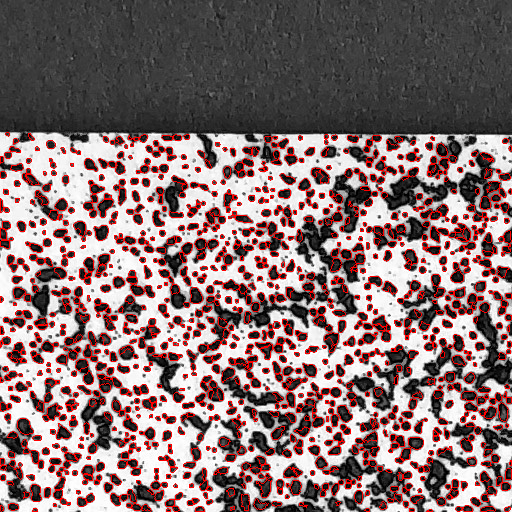
#> input picture src/Segmentation/droplet/cnn/Cellpose/1_V1_A1_square17_outlines.png, 512 x 512 px, given in place of 270.png, which was not available
$ python calculate_groundtruth_real_dataset.py
#> lines starting #> are read from the running program, lines starting #| are printed output that depends on the picture; after the words box and inside, x2 and y2 are one past the last pixel; in counts of white or black regions, pixels touching at a corner belong together; pictures that were not available may be replaced by others from this repository, and a replacement may not be noted
### src/Segmentation/droplet/ccv/Segmentation_CV.py
import cv2
import numpy as np
import copy
import os
import sys
from matplotlib import pyplot as plt
import Segmentation.droplet.ccv.HoughTransform as hough_transform

sys.path.insert(0, 'src')
import Common.config as config
from Common.Droplet import Droplet
from Common.Statistics import Statistics

circle_color = (255, 0, 0)
elipse_color = (0, 255, 255)
overlapped_color = (0, 255, 0)
edge_color = (0, 0, 255)
detected_colors = [circle_color, elipse_color, overlapped_color, edge_color]


class Segmentation_CV:
    def __init__(self, image_color, image_gray, filename, save_image_steps:bool, create_masks:bool, segmentation_method:int, dataset_results_folder):
        self.save_image_steps = save_image_steps
        self.create_masks = create_masks
        self.filename = filename

        self.initialize_variables(image_gray, image_color)

        self.get_contours()

        for i, contour in enumerate(self.contours):
            contour_area = cv2.contourArea(contour)
            self.contour_area += contour_area
            overlapped_ids = []

            x_rect, y_rect, w_rect, h_rect  = cv2.boundingRect(contour)

            # if contour is small, it is assumed to be almost a circle
            if contour_area < 5 or len(contour) < 5:
                (center_x, center_y), radius = cv2.minEnclosingCircle(contour)
                self.save_single_droplet(contour, i, center_x, center_y, contour_area, overlapped_ids, 0)
                continue

            M = cv2.moments(contour)
            center_x = int(M["m10"] / M["m00"])
            center_y = int(M["m01"] / M["m00"])

            # check for the shape by calculating the circularity, fitelipse and the number of convex points
            shape, no_droplets, isOnEdge = self.check_for_contour_shape(contour, contour_area, x_rect, y_rect, w_rect, h_rect)

            if shape < 2:   # single circle or single elipse
                self.save_single_droplet(contour, i, center_x, center_y, contour_area, overlapped_ids, shape)
                continue

            else:  # overlapping droplets and on the edge

                match segmentation_method:
                    case 0: # hough circles with clustering
                        original_contour = copy.copy(contour)

                        # for hough, create a roi mask with only the shape contour we are trying to identify
                        # careful with the changes in coordinates of the roi

                        object_roi_mask_filled, object_roi_mask_edges, object_roi_color, object_roi_gray, x_roi, y_roi, h_roi, w_roi = self.crop_roi(contour, x_rect, y_rect, w_rect, h_rect)

                        circles, img1, img2, img3 = hough_transform.apply_hough_circles_with_kmeans(object_roi_mask_filled, object_roi_mask_edges, no_droplets, contour, contour_area, object_roi_color, isOnEdge, w_roi, h_roi)

                        if self.save_image_steps:
                            roi_img = cv2.cvtColor(object_roi_color, cv2.COLOR_BGR2RGB)
                            cv2.imwrite(os.path.join(config.RESULTS_LATEX_PIP_ROI_DIR, filename + "_" + str(i) + "roi.png"), roi_img)

                            img1 = cv2.cvtColor(img1, cv2.COLOR_BGR2RGB)
                            img2 = cv2.cvtColor(img2, cv2.COLOR_BGR2RGB)
                            img3 = cv2.cvtColor(img3, cv2.COLOR_BGR2RGB)

                            cv2.imwrite(os.path.join(config.RESULTS_LATEX_PIP_ROI_DIR, filename + "_" + str(i) + "roi_hough1.png"), img1)
                            cv2.imwrite(os.path.join(config.RESULTS_LATEX_PIP_ROI_DIR, filename + "_" + str(i) + "roi_hough2.png"), img2)
                            cv2.imwrite(os.path.join(config.RESULTS_LATEX_PIP_ROI_DIR, filename + "_" + str(i) + "roi_hough3.png"), img3)


                        if circles is not None and len(circles) > 1:
                            self.save_overlapped_droplets(i, original_contour, circles, x_roi, y_roi, isOnEdge)
                        else:
                            # if no circles are found, it is assumed the contour is an elipse
                            self.save_single_droplet(original_contour, i, center_x, center_y, contour_area, overlapped_ids, 1)

                    case 1:

                        roi_mask_list, roi_mask_filled_list, roi_img, roi_img_color, x_roi, y_roi, h_roi, w_roi, final_contours = self.crop_roi(contour, x_rect, y_rect, w_rect, h_rect)

                        for contour, roi_mask, roi_mask_filled in zip(final_contours, roi_mask_list, roi_mask_filled_list):

                            circles = hough_transform.apply_hough_circles_with_skeletonization(roi_mask_filled, contour_area, w_roi, h_roi, roi_img)

                            if circles is not None and len(circles) > 1:
                                self.save_overlapped_droplets(i, contour, circles, x_roi, y_roi, isOnEdge)
                            else:
                                # if no circles are found, it is assumed the contour is an elipse
                                self.save_single_droplet(contour, i, center_x, center_y, contour_area, overlapped_ids, 1)


        # # create the masks and calculate values for statistics
        if self.create_masks:
            cv2.imwrite(os.path.join(dataset_results_folder, config.RESULTS_GENERAL_MASK_OV_FOLDER_NAME, filename + '.png'), self.mask_overlapped)
            cv2.imwrite(os.path.join(dataset_results_folder, config.RESULTS_GENERAL_MASK_SIN_FOLDER_NAME, filename + '.png'), self.mask_single)


        self.detected_image = cv2.cvtColor(self.detected_image, cv2.COLOR_BGR2RGB)
        cv2.imwrite(os.path.join(dataset_results_folder, config.RESULTS_GENERAL_DROPLETCLASSIFICATION_FOLDER_NAME, filename + ".png"), self.detected_image)

        if self.save_image_steps:
            #self.detected_image = cv2.cvtColor(self.detected_image, cv2.COLOR_BGR2RGB)
            cv2.imwrite(os.path.join(config.RESULTS_LATEX_PIP_DIR, filename + "detected.png"), self.detected_image)

            self.separate_image = cv2.cvtColor(self.separate_image, cv2.COLOR_BGR2RGB)
            cv2.imwrite(os.path.join(config.RESULTS_LATEX_PIP_DIR, filename + "contours.png"), self.separate_image)

        #cv2.imwrite(os.path.join(config.RESULTS_CV_DROPLETCLASSIFICATION_DIR, filename + "_countour.png"), self.contour_image)

    # [151 lines left out: functions crop_roi, save_overlapped_droplets, generate_circle_points, save_single_droplet, check_for_contour_shape, find_number_of_droplets, not called in this run]


    def initialize_variables(self, image_gray, image_color):
        # save each step in a different image
        self.roi_image = copy.copy(image_gray)
        self.roi_image_color = copy.copy(image_color)
        self.hull_image = copy.copy(image_color)
        self.separate_image = copy.copy(image_color)
        self.image_gray = copy.copy(image_gray)
        self.image_color = copy.copy(image_color)
        self.detected_image = copy.copy(image_color)

        self.height, self.width, _ = image_color.shape

        # create masks
        if self.create_masks:
            mask = np.zeros_like(self.image_color)
            self.mask_overlapped = copy.copy(mask)
            self.mask_single = copy.copy(mask)

        # initialize variables
        self.droplets_data:list[Droplet]=[]
        self.contour_area = 0
        self.droplet_shapes = {}

        self.final_no_droplets = 0

    # [5 lines left out: function create_mask, not called in this run]

    def get_contours(self):
        img = copy.copy(self.image_gray)
        img = cv2.GaussianBlur(img, (5, 5), 0)

        # findContours detects the white part of the image, therefore the threshold has to be inverted
        # values in the threshold dont affect anything?
        _, threshold = cv2.threshold(img, 80, 255, cv2.THRESH_BINARY + cv2.THRESH_OTSU)

        if self.save_image_steps:
            cv2.imwrite(os.path.join(config.RESULTS_LATEX_PIP_DIR, self.filename + "threshold.png"), threshold)
            thre = cv2.imread(os.path.join(config.RESULTS_LATEX_PIP_DIR, self.filename + "threshold.png"))
            self.separate_image = copy.copy(thre)
            self.detected_image = copy.copy(thre)

        inverted_threshold = cv2.bitwise_not(threshold)
        self.contours, _ = cv2.findContours(inverted_threshold, cv2.RETR_EXTERNAL, cv2.CHAIN_APPROX_SIMPLE)


path = "data\\synthetic_normal_dataset_new\\wsp\\image\\270.png"
# read image
image_gray = cv2.imread(path ,cv2.IMREAD_GRAYSCALE)
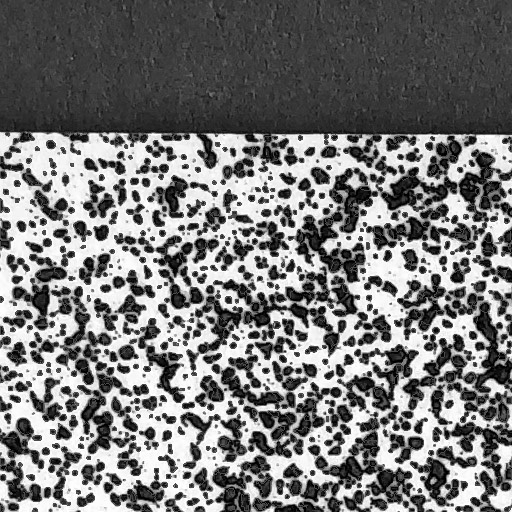
#> image_gray: shape (512, 512); min 0, max 255, mean 120.6
image_colors = cv2.imread(path)
#> image_colors is the input picture: shape (512, 512, 3); mean B, G, R 113.5, 113.5, 137.3

image_colors = cv2.cvtColor(image_colors, cv2.COLOR_BGR2RGB)

# calculate statistics
calculated = Segmentation_CV(image_colors, image_gray, "0", True, True, 0, "results\\computer_vision_algorithm")
#> in get_contours, `img = cv2.GaussianBlur(img, (5, 5), 0)`:
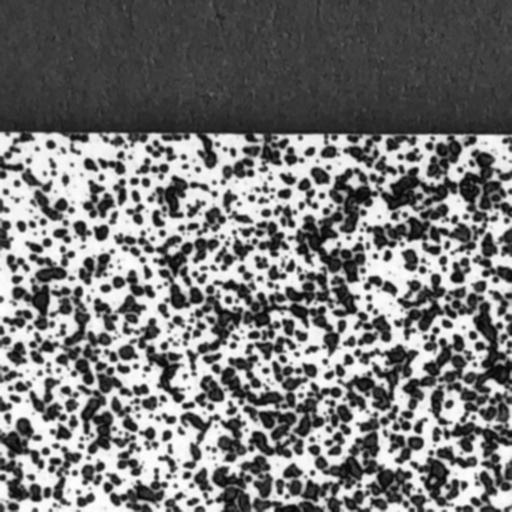
#> img: shape (512, 512); min 5, max 254, mean 120.6
#> in get_contours, `_, threshold = cv2.threshold(img, 80, 255, cv2.THRESH_BINARY + cv2.THR..`:
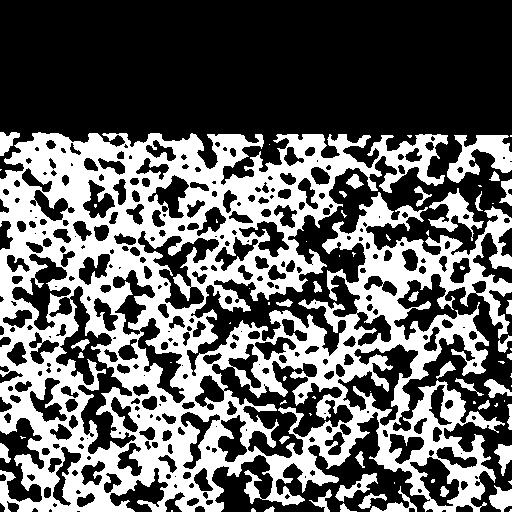
#> threshold: shape (512, 512); 39% white; 73 white regions (38 under 20 px), largest, box (x1, y1, x2, y2) and area: (0, 132, 512, 512) 94989, (447, 135, 512, 183) 1598, (428, 188, 484, 241) 962
#> (the call stopped at in get_contours, `thre = cv2.imread(os.path.join(config.RESULTS_LATEX_PIP_DIR, self.file..`: Common is not available in this run)

### src/Segmentation/droplet/calculate_groundtruth_real_dataset.py
import json
import os
import sys
from shapely import Polygon
import cv2
import numpy as np
import time
import csv
from ultralytics import YOLO
import copy

from matplotlib import pyplot as plt
#> (the run stopped early here; a loop or call above may not have finished)

$ run again, on src/Segmentation/droplet/cnn/Cellpose/1_outlines.png
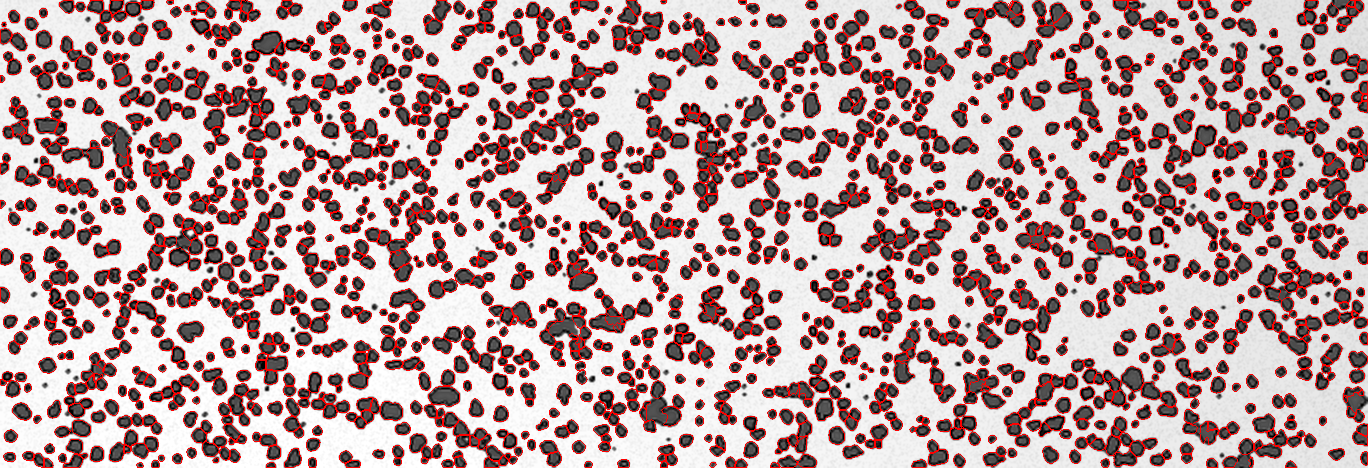
#> input picture src/Segmentation/droplet/cnn/Cellpose/1_outlines.png, 1368 x 468 px, given in place of 270.png, which was not available
#> image_colors is the input picture: shape (468, 1368, 3); mean B, G, R 156.2, 156.2, 183.1
#> in get_contours, `img = cv2.GaussianBlur(img, (5, 5), 0)`:
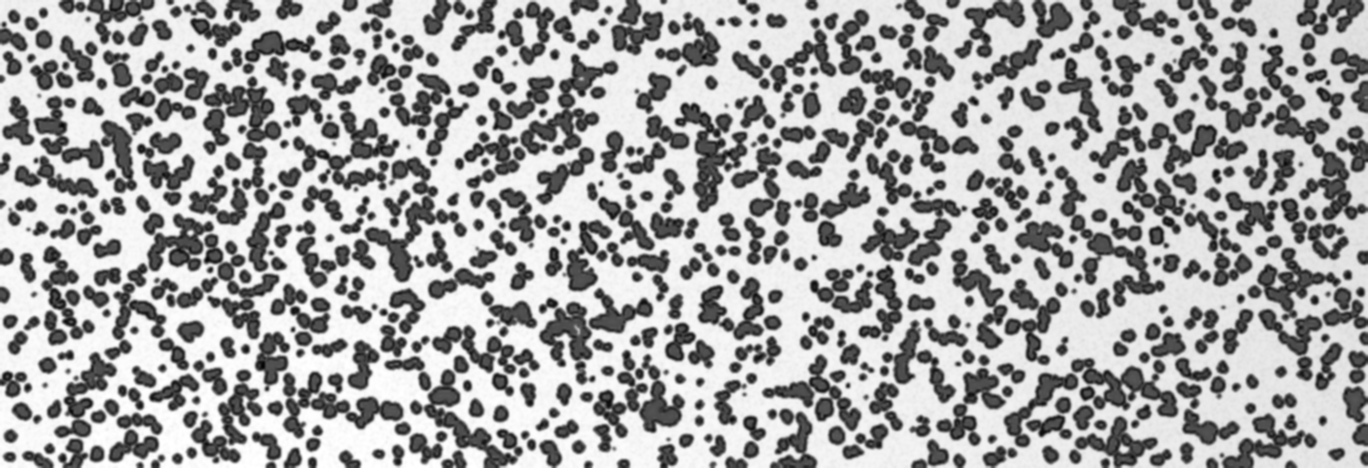
#> img: shape (468, 1368); min 3, max 255, mean 164.2
#> in get_contours, `_, threshold = cv2.threshold(img, 80, 255, cv2.THRESH_BINARY + cv2.THR..`:
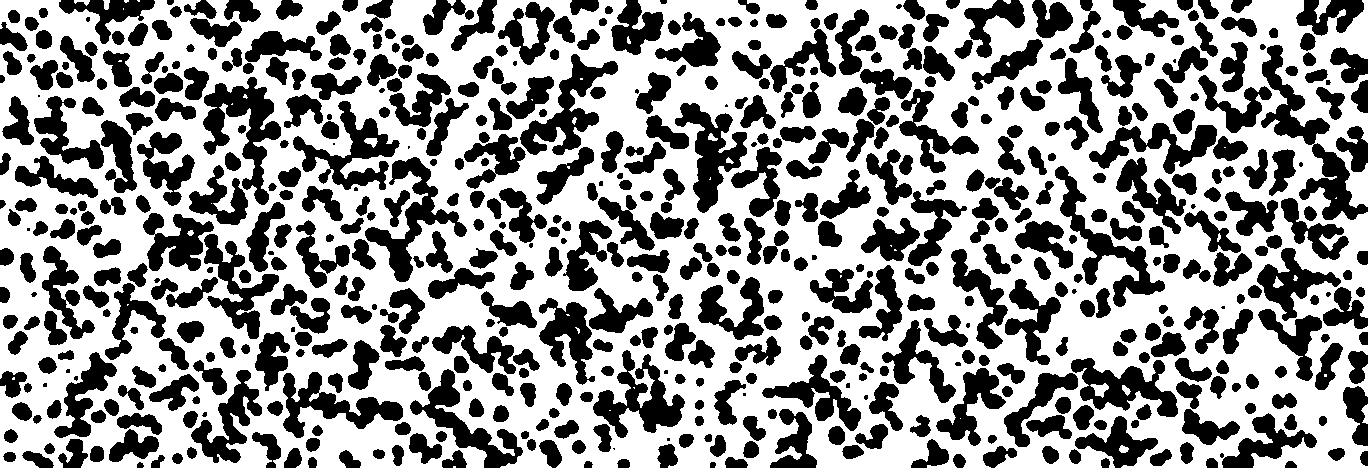
#> threshold: shape (468, 1368); 58.8% white; 603 black regions (30 under 20 px), largest, box (x1, y1, x2, y2) and area: (1261, 45, 1368, 220) 4299, (203, 77, 281, 205) 3859, (1055, 166, 1165, 307) 3294
